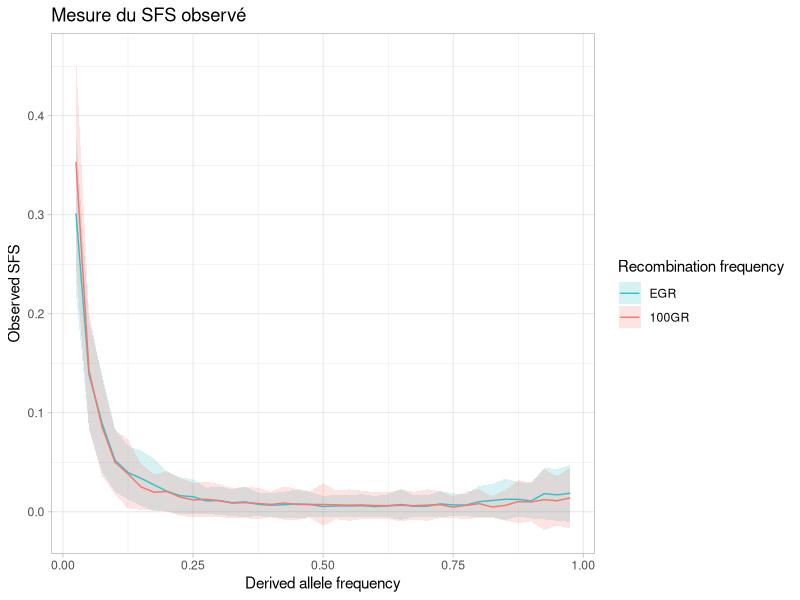

Source code (R):
#!/usr/bin/env Rscript

## Author : Louis OLLIVIER ~ louis.ollivier@etu.univ-rouen.fr 
## Université Paris-Saclay
## Lab : LISN ~ UMR9015 ~ BIOINFO team 

###### Package initialization  ----------------------------------------

if (!require('tidyverse', quietly = T)) install.packages('tidyverse');
library(tidyverse)

###### Data upload and formatting ----------------------------------------

rm(list=ls()) 

freq = c(1/40,2/40,3/40,4/40,5/40,6/40,7/40,8/40,9/40,10/40,11/40,12/40,13/40,14/40,15/40,16/40,17/40,18/40,19/40,20/40,21/40,22/40,23/40,24/40,25/40,26/40,27/40,28/40,29/40,30/40,31/40,32/40,33/40,34/40,35/40,36/40,37/40,38/40,39/40)

data_EGR_h0p4 = read_csv("rawSFS_EGR_h0p4.csv",col_names = F)

mean = apply(data_EGR_h0p4, 2, mean)
sd = apply(data_EGR_h0p4, 2, sd)
ymin = mean-sd
ymax = mean+sd

EGR_h0p4 = data.frame(freq,mean,ymin,ymax) %>%
  add_column(submodel="EGR", .before=1)
EGR_h0p4

rm(data_EGR_h0p4)

data_100GR_h0p4 = read_csv("rawSFS_100GR_h0p4.csv",col_names = F)

mean = apply(data_100GR_h0p4, 2, mean)
sd = apply(data_100GR_h0p4, 2, sd)
ymin = mean-sd
ymax = mean+sd

r100GR_h0p4 = data.frame(freq,mean,ymin,ymax) %>%
  add_column(submodel="100GR", .before=1)
r100GR_h0p4

rm(data_100GR_h0p4)
rm(mean,sd,ymin,ymax,freq)

raw_SFS_data = bind_rows(EGR_h0p4,r100GR_h0p4) %>%
  as_tibble()
raw_SFS_data

rm(EGR_h0p4,r100GR_h0p4)

raw_SFS_data$submodel <- factor(raw_SFS_data$submodel , levels=c("EGR","100GR"))

###### Plot : rawalized SFS for each frequency for each submodel ----------------------------------------

SFSraw = ggplot(raw_SFS_data, aes(x = freq, y = mean, group=submodel, fill=submodel)) +
  geom_ribbon(aes(ymin=ymin, ymax=ymax),alpha=0.2) +
  geom_line(aes(color = factor(submodel))) +
  labs(title="Mesure du SFS observé",
       x = "Derived allele frequency",
       y = "Observed SFS",
       color="Recombination frequency",
       fill="Recombination frequency",
       linetype="Recombination frequency") + 
  theme_light() +
  scale_fill_manual(values=c("#35C0CA","#F8766D")) + 
  scale_color_manual(values=c("#35C0CA","#F8766D"))

ggsave("SFSraw.pdf") 
SFSraw

rm(list=ls())
